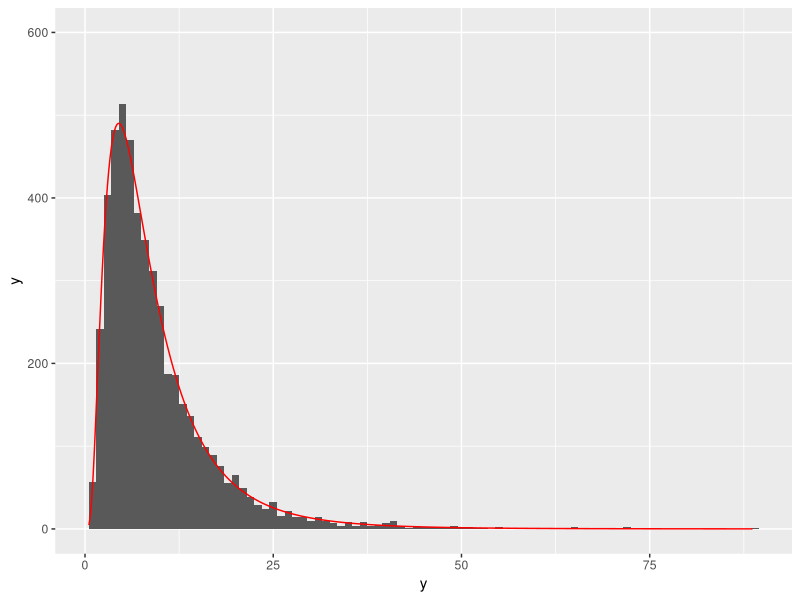

Here is the R script that generated this plot:
rm(list=ls())
library(ggplot2); library(car)

n <- 5000    # sample size

## Expectaton and variance of the log-normal distribution
mu.y <- 2
var.y <- 0.5

## simmulate log-normal distributed values
df <- data.frame(y= rlnorm(n, meanlog=mu.y, sdlog=sqrt(var.y)) )

bw <- 1
ggplot(df, aes(x=y)) + 
  geom_histogram(binwidth=bw) +
  stat_function(fun=function(x,meanlog,sdlog,n,bw){dlnorm(x,meanlog,sdlog)*n*bw}, 
                    args=list(meanlog=mu.y, sdlog=sqrt(var.y), n=n, bw=bw), n=500, color="red") +
  ylim(0,600)

## log-normality tests using "plnorm"
ks.test(df$y, plnorm, meanlog=mu.y, sdlog=sqrt(var.y))

## normality tests using "pnorm" => rejection
ks.test(df$y, pnorm, mean=mu.y, sd=sqrt(var.y))

## normality tests using no log(y)
ks.test(log(df$y), pnorm, mean=mean(log(df$y)), sd=sd(log(df$y)))
